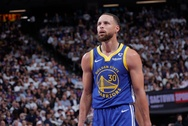
#> input picture Lab1/q1.jpg, 188 x 126 px, shrunk from 612 x 408 before the run
$ python Lab1.py
#> lines starting #> are read from the running program, lines starting #| are printed output that depends on the picture
import cv2
import numpy as np
import math

def grayscaleColorFilter(imagePath):
#> called with imagePath = 'q1.jpg'
    img = cv2.imread(imagePath)
#> img is the input picture: shape (126, 188, 3); mean B, G, R 62.4, 51.3, 61.6
    result = img.copy()
    height, width = img.shape[:2]
#> height = 126; width = 188

    for i in range(height):
        for j in range(width):
            b, g, r = img[i, j]
            if b > 100 and b * 0.6 > g and b * 0.6 > r:
                continue
            else:
                grayValue = int(0.299 * r + 0.587 * g + 0.114 * b)
                result[i, j] = [grayValue, grayValue, grayValue]

    return result

def contrastBrightness(imagePath, contrast=100, brightness=40):
#> called with imagePath = 'q1.jpg', contrast = 100, brightness = 40
    img = cv2.imread(imagePath)
    result = np.array(img, dtype=np.int32)
    height, width = img.shape[:2]
#> height = 126; width = 188

    for i in range(height):
        for j in range(width):
            b, g, r = int(img[i, j, 0]), int(img[i, j, 1]), int(img[i, j, 2])
            isBlue = b > 100 and b * 0.6 > g and b * 0.6 > r
            isYellow = (b + g) * 0.3 > r
            if isBlue or isYellow:
                for channel in range(3):
                    oldValue = img[i, j, channel]
                    newValue = (oldValue - 127) * (contrast/127 + 1) + 127 + brightness
                    result[i, j, channel] = newValue
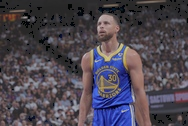
#> result: shape (126, 188, 3) int32; mean B, G, R 64.5, 48.3, 57.7; drawn with min black and max white

    result = np.clip(result, 0, 255)
    result = np.array(result, dtype=np.uint8)
    return result

def bilinearInterpolation(imagePath, scaleFactor):
#> called with imagePath = 'q2.jpg', scaleFactor = 3
    img = cv2.imread(imagePath)
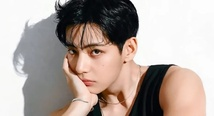
#> input picture Lab1/q2.jpg, 214 x 116 px, shrunk from 696 x 377 before the run
#> img is the input picture: shape (116, 214, 3); mean B, G, R 157.9, 164.4, 177.5
    originalHeight, originalWidth = img.shape[:2]
#> originalHeight = 116; originalWidth = 214
    newHeight = int(originalHeight * scaleFactor)
#> newHeight = 348
    newWidth = int(originalWidth * scaleFactor)
#> newWidth = 642
    channels = img.shape[2]
#> channels = 3
    result = np.zeros((newHeight, newWidth, channels), dtype=np.uint8)

    for i in range(newHeight):

        for j in range(newWidth):
            x = j / scaleFactor
            y = i / scaleFactor
            x1 = int(math.floor(x))
            x2 = min(x1 + 1, originalWidth - 1)
            y1 = int(math.floor(y))
            y2 = min(y1 + 1, originalHeight - 1)
            wx = x - x1
            wy = y - y1

            for c in range(channels):
                I11 = img[y1, x1, c]
                I12 = img[y1, x2, c]
                I21 = img[y2, x1, c]
                I22 = img[y2, x2, c]
                value = (1 - wx) * (1 - wy) * I11 + wx * (1 - wy) * I12 + \
                        (1 - wx) * wy * I21 + wx * wy * I22
                result[i, j, c] = int(value)
#> result: shape (348, 642, 3)

    return result

def edgeDetection(imagePath):
#> called with imagePath = 'q3.jpg'
    img = cv2.imread(imagePath)
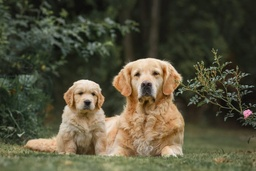
#> input picture Lab1/q3.jpg, 256 x 171 px, shrunk from 832 x 555 before the run
#> img is the input picture: shape (171, 256, 3); mean B, G, R 60, 81.6, 84.6
    gray = cv2.cvtColor(img, cv2.COLOR_BGR2GRAY)
    blurred = cv2.GaussianBlur(gray, (3, 3), 0)
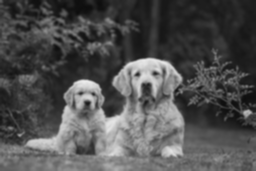
#> blurred: shape (171, 256); min 13, max 236, mean 80.1

    sobelx = np.array([
        [1, 0, -1],
        [2, 0, -2],
        [1, 0, -1]
    ], dtype=np.float32)

    sobely = np.array([
        [1, 2, 1],
        [0, 0, 0],
        [-1, -2, -1]
    ], dtype=np.float32)

    blurredFloat = blurred.astype(np.float32)
    gradientx = cv2.filter2D(blurredFloat, -1, sobelx)
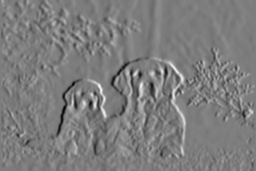
#> gradientx: shape (171, 256) float32; min -443, max 459, mean 0.5; drawn with min black and max white
    gradienty = cv2.filter2D(blurredFloat, -1, sobely)
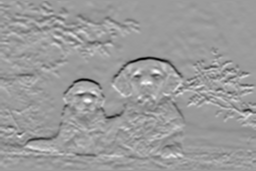
#> gradienty: shape (171, 256) float32; min -605, max 387, mean -3.9; drawn with min black and max white
    gradientMagnitude = np.sqrt(gradientx.astype(np.float32)**2 + gradienty.astype(np.float32)**2)
    gradientMagnitude = np.clip(gradientMagnitude, 0, 255)
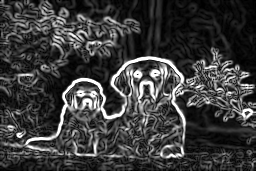
#> gradientMagnitude: shape (171, 256) float32; min 0, max 255, mean 60.2
    gradientMagnitude = gradientMagnitude.astype(np.uint8)

    return gradientMagnitude

def main():
    q1 = "q1.jpg"
    q2 = "q2.jpg"
    q3 = "q3.jpg"

    result1_1 = grayscaleColorFilter(q1)
    cv2.imwrite("result1-1.jpg", result1_1)
    cv2.imshow("result1-1", result1_1)
    cv2.waitKey(0)
    cv2.destroyAllWindows()

    result1_2 = contrastBrightness(q1, contrast=100, brightness=40)
    cv2.imwrite("result1-2.jpg", result1_2)
    cv2.imshow("result1-2", result1_2)
    cv2.waitKey(0)
    cv2.destroyAllWindows()

    result2 = bilinearInterpolation(q2, scaleFactor=3)
    cv2.imwrite("result2.jpg", result2)
    cv2.imshow("result2", result2)
    cv2.waitKey(0)
    cv2.destroyAllWindows()

    result3 = edgeDetection(q3)
    cv2.imwrite("result3.jpg", result3)
    cv2.imshow("result3", result3)
    cv2.waitKey(0)
    cv2.destroyAllWindows()

if __name__ == "__main__":
    main()
